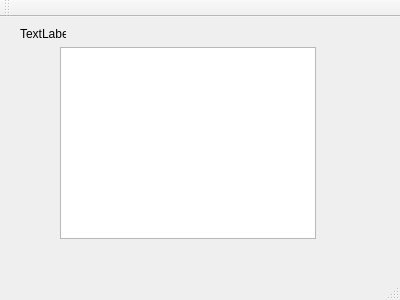
<?xml version="1.0" encoding="UTF-8"?>
<ui version="4.0">
 <class>Main</class>
 <widget class="QMainWindow" name="Main">
  <property name="geometry">
   <rect>
    <x>0</x>
    <y>0</y>
    <width>400</width>
    <height>300</height>
   </rect>
  </property>
  <property name="windowTitle">
   <string>Main</string>
  </property>
  <widget class="QWidget" name="centralWidget">
   <widget class="QLabel" name="listeuv_titre">
    <property name="geometry">
     <rect>
      <x>20</x>
      <y>10</y>
      <width>46</width>
      <height>13</height>
     </rect>
    </property>
    <property name="text">
     <string>TextLabel</string>
    </property>
   </widget>
   <widget class="QListWidget" name="listWidget">
    <property name="geometry">
     <rect>
      <x>60</x>
      <y>30</y>
      <width>256</width>
      <height>192</height>
     </rect>
    </property>
   </widget>
  </widget>
  <widget class="QMenuBar" name="menuBar">
   <property name="geometry">
    <rect>
     <x>0</x>
     <y>0</y>
     <width>400</width>
     <height>21</height>
    </rect>
   </property>
  </widget>
  <widget class="QToolBar" name="mainToolBar">
   <attribute name="toolBarArea">
    <enum>TopToolBarArea</enum>
   </attribute>
   <attribute name="toolBarBreak">
    <bool>false</bool>
   </attribute>
  </widget>
  <widget class="QStatusBar" name="statusBar"/>
 </widget>
 <layoutdefault spacing="6" margin="11"/>
 <resources/>
 <connections/>
</ui>
